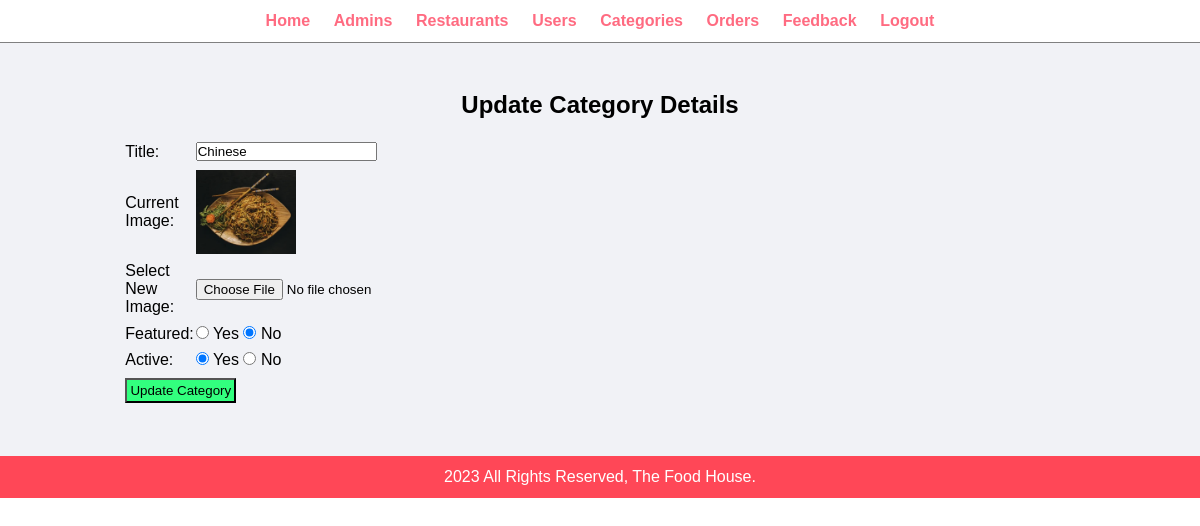
The page /admin/update-category.php?id=18 (signed in) on the database its author committed.
### tables this page shows
CREATE TABLE `tbl_categories` (
  `cat_id` int(10) UNSIGNED NOT NULL,
  `title` varchar(100) NOT NULL,
  `image_name` varchar(255) DEFAULT NULL,
  `featured` varchar(10) NOT NULL,
  `active` varchar(10) NOT NULL
);

### config/connect.php (called while the page is built, shortened)
<?php
    $home_url = "http://localhost/food-order-project/";
?>

### admin/update-category.php (the view, shortened to what this page needs)
<?php include('partials/menu.php');
    if(isset($_GET['id'])) {
        $id = $_GET['id'];
        $sql = "SELECT * FROM tbl_categories WHERE cat_id = $id";
        $result = mysqli_query($conn, $sql);
        if($result == true) {
            $count = mysqli_num_rows($result);
            if($count == 1) {
                $rows = mysqli_fetch_assoc($result);
                $title = $rows['title'];
                $featured = $rows['featured'];
                $active = $rows['active'];
                $current_image = $rows['image_name'];
            } else {
                $_SESSION['no-category-found'] = "<div class='error'>Category Not Found :(</div>";
                header("location:".$home_url."admin/manage-category.php");
            }
        }
    }
    else {
        header("location:".$home_url."admin/manage-category.php");
    }
?>
<div class="main-content">
    <div class="wrapper">
        <h2 class="text-center">Update Category Details</h2>
        <br>
        <form action="" method="POST" enctype="multipart/form-data">
            <table class="tbl-30">
                <tr>
                    <td>Title: </td>
                    <td>
                        <input type="text" name="title" value="<?php echo $title; ?>">
                    </td>
                </tr>
                <tr>
                    <td>Current Image: </td>
                    <td>
                        <?php
                        if($current_image != "") {
                            ?>
                            <img src="<?php echo $home_url; ?>images/category/<?php echo $current_image; ?>" width="100px">
                            <?php
                        } else {
                            echo "<div class='error'>Image Not Added :(</div>";
                        }
                        ?>
                    </td>
                </tr>
                <tr>
                    <td>Select New Image: </td>
                    <td>
                        <input type="file" name="image">
                    </td>
                </tr>
                <tr>
                    <td>Featured: </td>
                    <td>
                        <input <?php if($featured == "Yes") {
                            echo "checked";
                        } ?> type="radio" name="featured"
                            value="Yes">
                        Yes
                        <input <?php if($featured == "No") {
                            echo "checked";
                        } ?> type="radio" name="featured" value="No">
                        No
                    </td>
                </tr>
                <tr>
                    <td>Active: </td>
                    <td>
                        <input <?php if($active == "Yes") {
                            echo "checked";
                        } ?> type="radio" name="active" value="Yes">
                        Yes
                        <input <?php if($active == "No") {
                            echo "checked";
                        } ?> type="radio" name="active" value="No"> No
                    </td>
                </tr>
                <tr>
                    <td colspan="5">
                        <input type="submit" name="submit" value="Update Category" class="btn-secondary">
                    </td>
                </tr>
            </table>
        </form>
    </div>
</div>
<?php include('partials/footer.php'); ?>

### css/admin.css (style rules this page uses)
* { margin: 0; padding: 0; font-family: Arial, Helvetica, sans-serif }
.wrapper { padding: 1%; width: 80%; margin: 0 auto; }
.text-center { text-align: center; }
.tbl-30 { width: 30%; }
table tr td { padding: 1%; }
.btn-secondary { background-color: #32ff7e; padding: 1%; color: black; text-decoration: none; }
.main-content { background-color: #f1f2f6; padding: 3% 0; }

### rows shown on the page
tbl_categories: title "Chinese", image_name (picture), featured "☑", active "☑"
